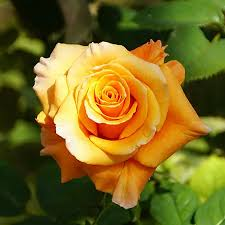
#> input picture Fred/uts_c14210184/1-Rose.jpg, 225 x 225 px
$ jupyter execute 'Michael Putra H_C14210184-1.ipynb'
#> lines starting #> are read from the running program, lines starting #| are printed output that depends on the picture; after the words box and inside, x2 and y2 are one past the last pixel; in counts of white or black regions, pixels touching at a corner belong together
[cell 1]
import matplotlib.pyplot as plt
import cv2
import numpy as np

image = cv2.imread('1-Rose.jpg')
#> image is the input picture: shape (225, 225, 3); mean B, G, R 33.1, 102.6, 118.8
gray = cv2.cvtColor(image,cv2.COLOR_RGB2GRAY)
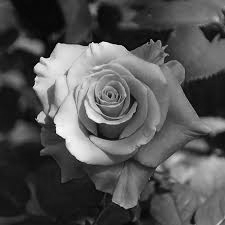
#> gray: shape (225, 225); min 1, max 252, mean 83.7

[cell 2]
# Michael Putra Handidjaja_C14210184

def high_pass_filter(rows, cols, cut_off):

    crow, ccol = rows // 2, cols // 2
    x,y = np.ogrid[:rows, :cols]
    mask = np.ones((rows, cols), np.float32)
    mask_area = (x-crow)**2 + (y-ccol)**2 <= cut_off**2
    mask[mask_area] = 0
    return mask

def inverse_image(image):
    f_ishift = np.fft.ifftshift(image)
    image_back_filter = np.fft.ifft2(f_ishift)
    image_back_filter = np.abs(image_back_filter)

    return image_back_filter

height, width, channel = image.shape
#> height = 225; width = 225; channel = 3
f = np.fft.fft2(gray)

fshift = np.fft.fftshift(f)
magnitude_spectrum = 20*np.log(np.abs(fshift))
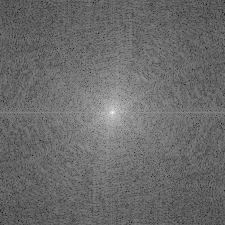
#> magnitude_spectrum: shape (225, 225) float64; min 33.76, max 305.2, mean 147.9; drawn with min black and max white

hpf_mask_30 = fshift * high_pass_filter(width, height, 30)
hpf_mask_30 = inverse_image(hpf_mask_30)
hpf_mask_50 = fshift * high_pass_filter(width, height, 50)
hpf_mask_50 = inverse_image(hpf_mask_50)
hpf_mask_100 = fshift * high_pass_filter(width, height, 100)
hpf_mask_100 = inverse_image(hpf_mask_100)
#> in inverse_image (call 3), `image_back_filter = np.abs(image_back_filter)`:
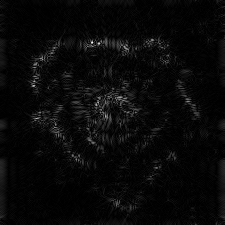
#> image_back_filter: shape (225, 225) float64; min 1.23e-05, max 53.35, mean 1.9; drawn with min black and max white
hpf_mask_1000 = fshift * high_pass_filter(width, height, 1000)
hpf_mask_1000 = inverse_image(hpf_mask_1000)
#> in inverse_image (call 4), `image_back_filter = np.abs(image_back_filter)`: image_back_filter: shape (225, 225) float64; every value is 0

print("Highpass Filter")
plt.figure(figsize=(30,30))

plt.subplot(1,6,1)
plt.imshow(image,cmap='gray')
plt.title('Original Image')
plt.axis('off')

plt.subplot(1,6,2)
plt.imshow(hpf_mask_30,cmap='gray')
plt.title('D=30')
plt.axis('off')

plt.subplot(1,6,3)
plt.imshow(hpf_mask_50,cmap='gray')
plt.title('D=50')
plt.axis('off')

plt.subplot(1,6,4)
plt.imshow(hpf_mask_100,cmap='gray')
plt.title('D=100')
plt.axis('off')

plt.subplot(1,6,5)
plt.imshow(hpf_mask_1000,cmap='gray')
plt.title('D = 1000')
plt.axis('off')
#> figure, not shown here; B, G, R data is drawn as R, G, B

[cell 3]
# Michael Putra Handidjaja_C14210184
def low_pass_filter(rows, cols, cut_off):

    crow, ccol = rows // 2, cols // 2
    x,y = np.ogrid[:rows, :cols]
    mask = np.zeros((rows, cols), np.float32)
    mask_area = (x-crow)**2 + (y-ccol)**2 <= cut_off**2
    mask[mask_area] = 1
    return mask

lpf_mask_30 = fshift * low_pass_filter(width, height, 30)
lpf_mask_30 = inverse_image(lpf_mask_30)
#> in inverse_image (call 5), `image_back_filter = np.abs(image_back_filter)`:
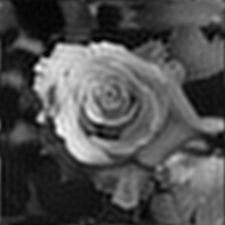
#> image_back_filter: shape (225, 225) float64; min 0.0632, max 271.6, mean 83.7; drawn with min black and max white
lpf_mask_50 = fshift * low_pass_filter(width, height, 50)
lpf_mask_50 = inverse_image(lpf_mask_50)
#> in inverse_image (call 6), `image_back_filter = np.abs(image_back_filter)`:
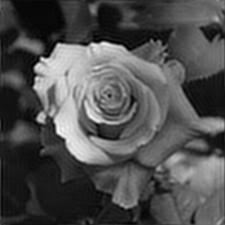
#> image_back_filter: shape (225, 225) float64; min 0.0373, max 267.5, mean 83.7; drawn with min black and max white
lpf_mask_100 = fshift * low_pass_filter(width, height, 100)
lpf_mask_100 = inverse_image(lpf_mask_100)
lpf_mask_1000 = fshift * high_pass_filter(width, height, 1000)
lpf_mask_1000 = inverse_image(lpf_mask_1000)

print("Lowpass Filter")
plt.figure(figsize=(30,30))

plt.subplot(1,6,1)
plt.imshow(image,cmap='gray')
plt.title('Original Image')
plt.axis('off')

plt.subplot(1,6,2)
plt.imshow(lpf_mask_30,cmap='gray')
plt.title('D=30')
plt.axis('off')

plt.subplot(1,6,3)
plt.imshow(lpf_mask_50,cmap='gray')
plt.title('D=50')
plt.axis('off')

plt.subplot(1,6,4)
plt.imshow(lpf_mask_100,cmap='gray')
plt.title('D=100')
plt.axis('off')

plt.subplot(1,6,5)
plt.imshow(lpf_mask_1000,cmap='gray')
plt.title('D = 1000')
plt.axis('off')
#> figure, not shown here; B, G, R data is drawn as R, G, B

[cell 4]
import numpy as np
import matplotlib.pyplot as plt
from PIL import Image

import numpy as np
from PIL import Image

def fourier_transform(image_path):
    image = Image.open(image_path).convert('L')
    image_array = np.array(image)

    # Fourier Transform
    f_transform = np.fft.fft2(image_array)
    f_transform_shifted = np.fft.fftshift(f_transform)
    # magnitude spectrum
    magnitude_spectrum = np.abs(f_transform_shifted)
    # phase spectrum
    phase_spectrum = np.angle(f_transform_shifted)

    return magnitude_spectrum, phase_spectrum, image_array


def inverse_fourier_transform(magnitude_spectrum, phase_spectrum):
    f_transform_combined = magnitude_spectrum * np.exp(1j * phase_spectrum)
    # Inverse Fourier transform
    image_inverse_transform = np.fft.ifft2(np.fft.ifftshift(f_transform_combined)).real
    min_val = np.min(image_inverse_transform)
    max_val = np.max(image_inverse_transform)
    image_inverse_transform_normalized = (image_inverse_transform - min_val) / (max_val - min_val) * 255
    image_inverse_transform_normalized = image_inverse_transform_normalized.astype(np.uint8)
    return image_inverse_transform_normalized

def plot_spectrum(magnitude_spectrum, image_array, inverse_transform_image):
    # Plot the original image, magnitude spectrum, and reconstructed image side by side
    plt.figure(figsize=(18, 6))

    # Original image
    plt.subplot(1, 3, 1)
    plt.imshow(image_array, cmap='gray')
    plt.title('Original Image')
    plt.axis('off')

    # Magnitude spectrum
    plt.subplot(1, 3, 2)
    plt.imshow(np.log1p(magnitude_spectrum), cmap='gray')
    plt.title('Magnitude Spectrum')
    plt.colorbar()

    # Inverse transformed image
    plt.subplot(1, 3, 3)
    plt.imshow(inverse_transform_image, cmap='gray')
    plt.title('Inverse Transformed Image')
    plt.axis('off')

    plt.show()
    # Print pixel values
    print("Pixel values of Original Image:")
    print(image_array)
    print("\nPixel values of Inverse Transformed Image:")
    print(inverse_transform_image)


image_path = '1-Rose.jpg'

magnitude_spectrum, phase_spectrum, image_array = fourier_transform(image_path)
#> in fourier_transform, `image = Image.open(image_path).convert('L')`:
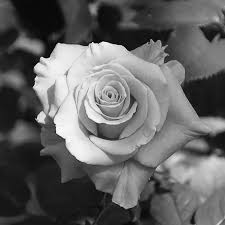
#> image: PIL image 225x225 L; min 2, max 253, mean 99.6
#> in fourier_transform, `phase_spectrum = np.angle(f_transform_shifted)`:
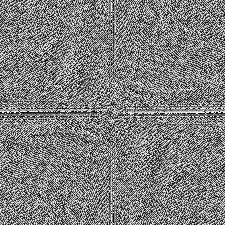
#> phase_spectrum: shape (225, 225) float64; min -3.14, max 3.14, mean 2.39e-18; drawn with min black and max white
inverse_transform_image = inverse_fourier_transform(magnitude_spectrum, phase_spectrum)
#> in inverse_fourier_transform, `min_val = np.min(image_inverse_transform)`: min_val = 2
#> in inverse_fourier_transform, `max_val = np.max(image_inverse_transform)`: max_val = 253
plot_spectrum(magnitude_spectrum, image_array, inverse_transform_image)
#> in plot_spectrum, `plt.show()`:
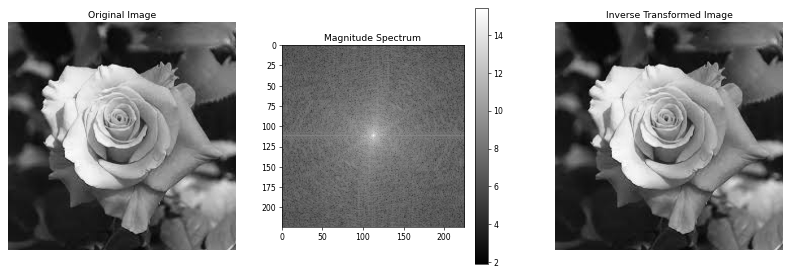
#> figure drawn by matplotlib, 4 panels
#> (printed output is left out)
#> (printed output is left out)

[cell 5]
import numpy as np
import matplotlib.pyplot as plt
from PIL import Image

def ideal_filter(magnitude_spectrum, radius):  # radius is the value you can change
    rows, cols = magnitude_spectrum.shape
    center_row, center_col = rows // 2, cols // 2
    x, y = np.meshgrid(np.arange(cols), np.arange(rows))
    # Calculate distances from the center
    distance = np.sqrt((x - center_col)**2 + (y - center_row)**2)
    # Create the ideal filter mask
    filter_mask = distance <= radius
    return filter_mask

def apply_filter(magnitude_spectrum, filter_mask):
    # Apply the filter to the magnitude spectrum
    filtered_magnitude_spectrum = magnitude_spectrum * filter_mask
    return filtered_magnitude_spectrum

def plot_images(image_array, magnitude_spectrum, filtered_magnitude_spectrum):
    plt.figure(figsize=(12, 6))

    # Original image
    plt.subplot(1, 2, 1)
    plt.imshow(image_array, cmap='gray')
    plt.title('Original Image')
    plt.axis('off')

    # Magnitude spectrum with filter
    plt.subplot(1, 2, 2)
    plt.imshow(np.log1p(filtered_magnitude_spectrum), cmap='gray')
    plt.title('Filtered Magnitude Spectrum')
    plt.colorbar()

    plt.show()

def main(image_path, radius):  # radius is the value you can change
    # Open the image and convert it to grayscale
    image = Image.open(image_path).convert('L')
    # Convert the image to a numpy array
    image_array = np.array(image)

    # Perform the Fourier Transform
    f_transform = np.fft.fft2(image_array)
    # Shift the zero frequency component to the center
    f_transform_shifted = np.fft.fftshift(f_transform)
    # Calculate the magnitude spectrum
    magnitude_spectrum = np.abs(f_transform_shifted)

    # Create the ideal filter
    filter_mask = ideal_filter(magnitude_spectrum, radius)  # radius is the value you can change
    # Apply the filter to the magnitude spectrum
    filtered_magnitude_spectrum = apply_filter(magnitude_spectrum, filter_mask)

    # Plot the images
    plot_images(image_array, magnitude_spectrum, filtered_magnitude_spectrum)

# Path to the image file
image_path = '1-Rose.jpg'
# Radius for the ideal filter - Change this value to customize the filter
radius = 50

# Run the main function
main(image_path, radius)  # Change the radius value as needed
#> in main, `filter_mask = ideal_filter(magnitude_spectrum, radius)`:
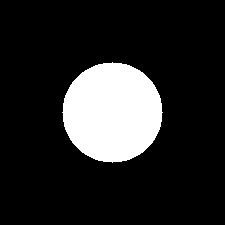
#> filter_mask: shape (225, 225) bool; 15.5% white; 1 white region, box (x1, y1, x2, y2) and area: (62, 62, 163, 163) 7845
#> in plot_images, `plt.show()`:
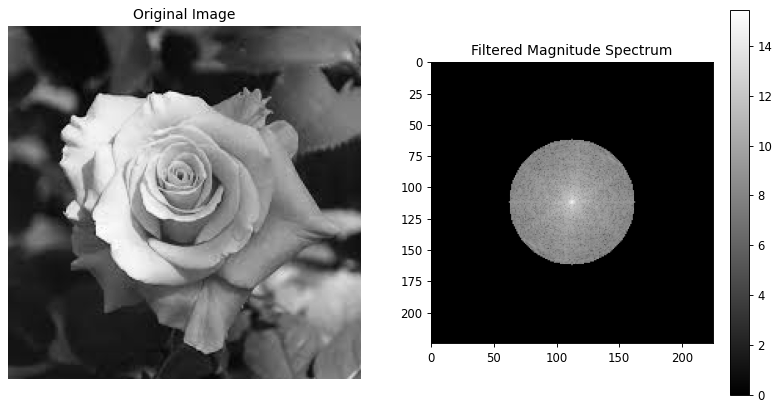
#> figure drawn by matplotlib, 3 panels
